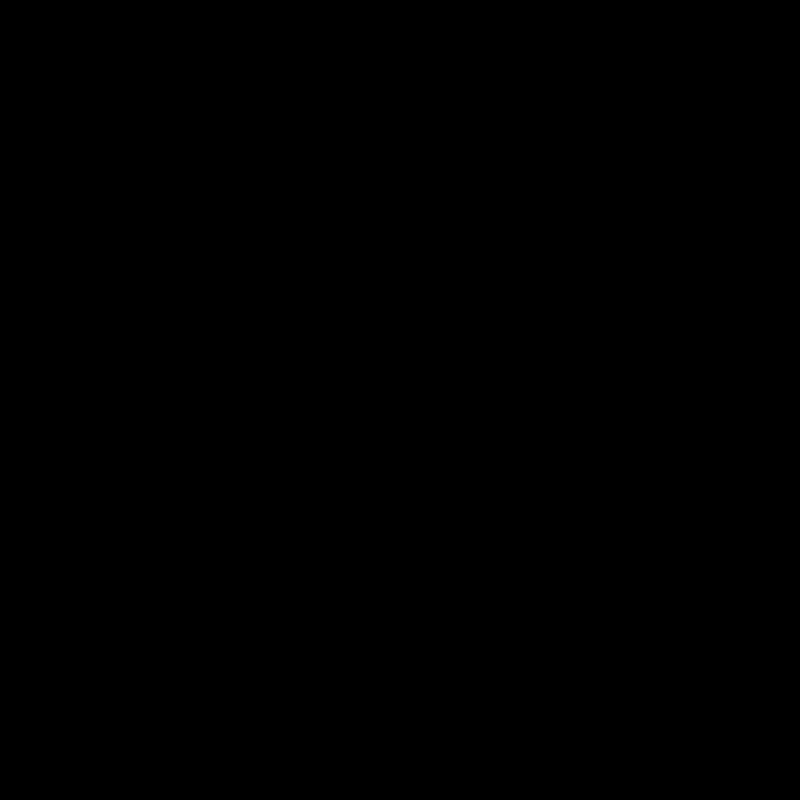
Frame 1 (no input)
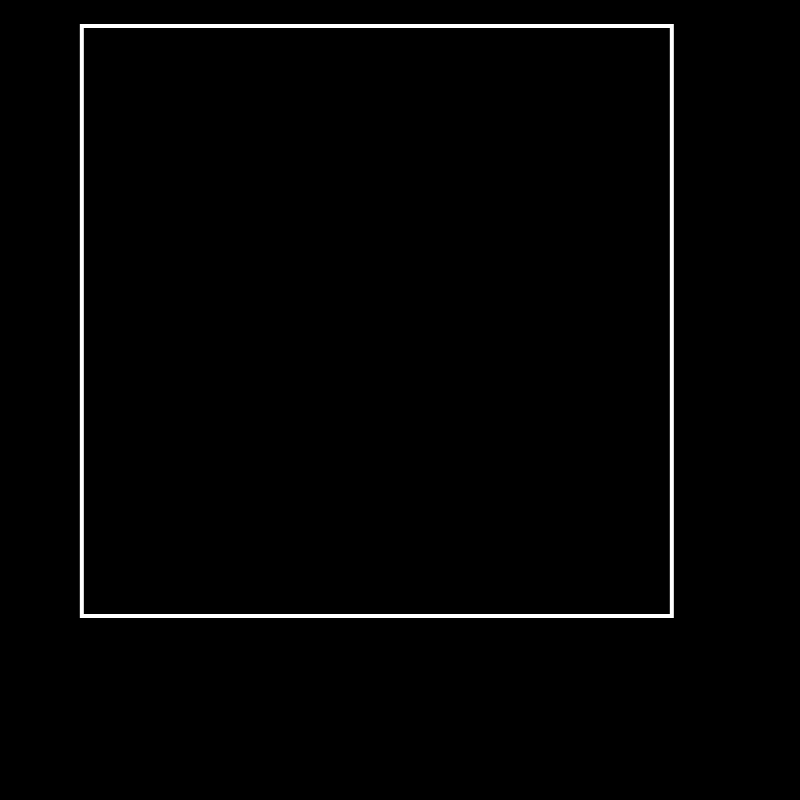
Frame 60 (no input)
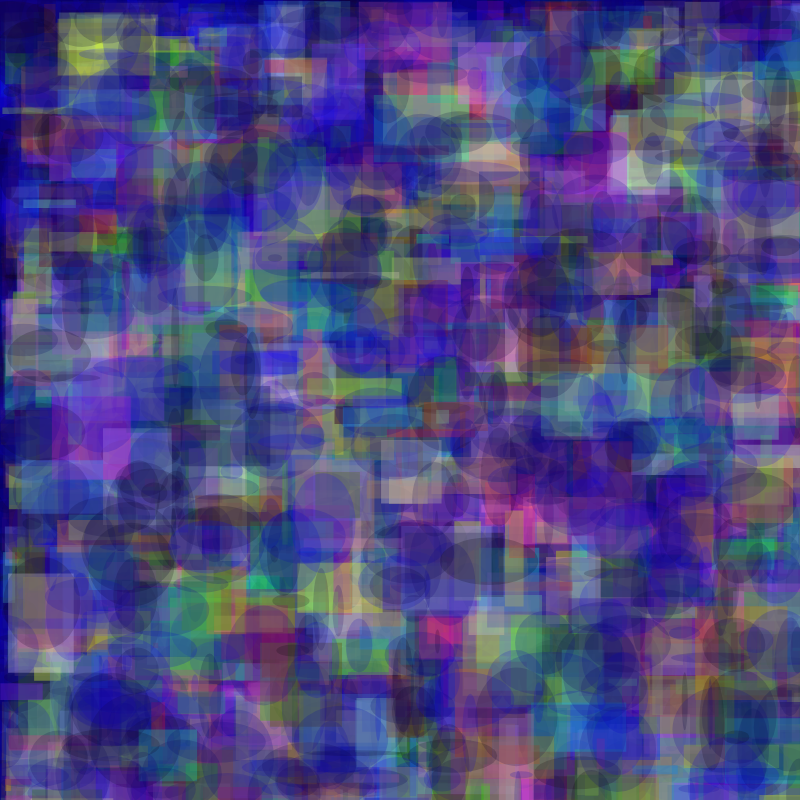
Frame 120 (the mouse pressed at the canvas centre since frame 60)

The p5.js sketch that drew these frames (run headless with seeded random() and noise() and a simulated clock; from frame 60 on, the mouse is pressed at the canvas centre):

// p5.js sketch
// ── sketch.js
let diameter = 0;
let growNum = 10;
let growing = true;
var x, y, w,h;
var totalShapeCount = 500;
var i = 0;
var option = 1;

function setup() {
	createCanvas(800, 800);	
}

function draw() {
	if (option == 1){
		shakingSquare();
	}
	if (option == 2){
		stroke(255, 50);
  		for (i = 0; i < totalShapeCount; i++) {
     		drawRandomShape(2);
  		}
  
  		stroke (0, 50);
  		for (i = 0; i < totalShapeCount; i++) {
  	 		drawRandomShape(1);
		}
	}
}
function shakingSquare(){
	background(0);
	translate(random(-40,40),random(-40,40));
	noFill();
	stroke(255);
	strokeWeight(4);
	rect(50, 50, diameter, diameter);
	if (diameter > 700){
		growing = false;
	}
	if (growing == true){
		diameter += growNum;
	}
}
function drawRandomShape(choice){
	x = random(width);
	y = random(height);
	w = random(5, 100);
	h = random(5, 100);
	  
	if (choice == 1) {
		noStroke();
	    fill(random(25), random(5), random(255), 50);
	    ellipse(x, y, w, h);
	  }
	  else {
	    noStroke();
	    fill(random(255), random(255), random(255), 90);
	    rect(x, y, w, h);
	  }
}
function mousePressed() {
  option += 1;
  if (option > 2) {
    option = 1;
  }
}
